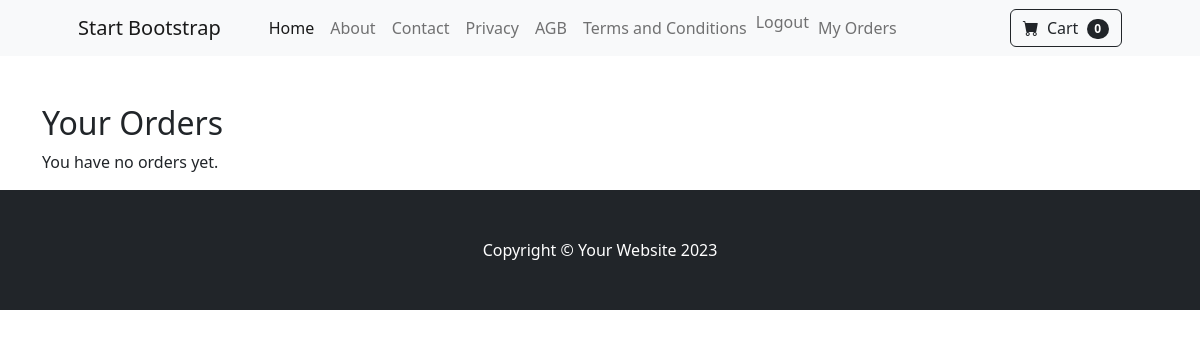
Page /orders/my-orders/ (signed in) on the earlier database version.
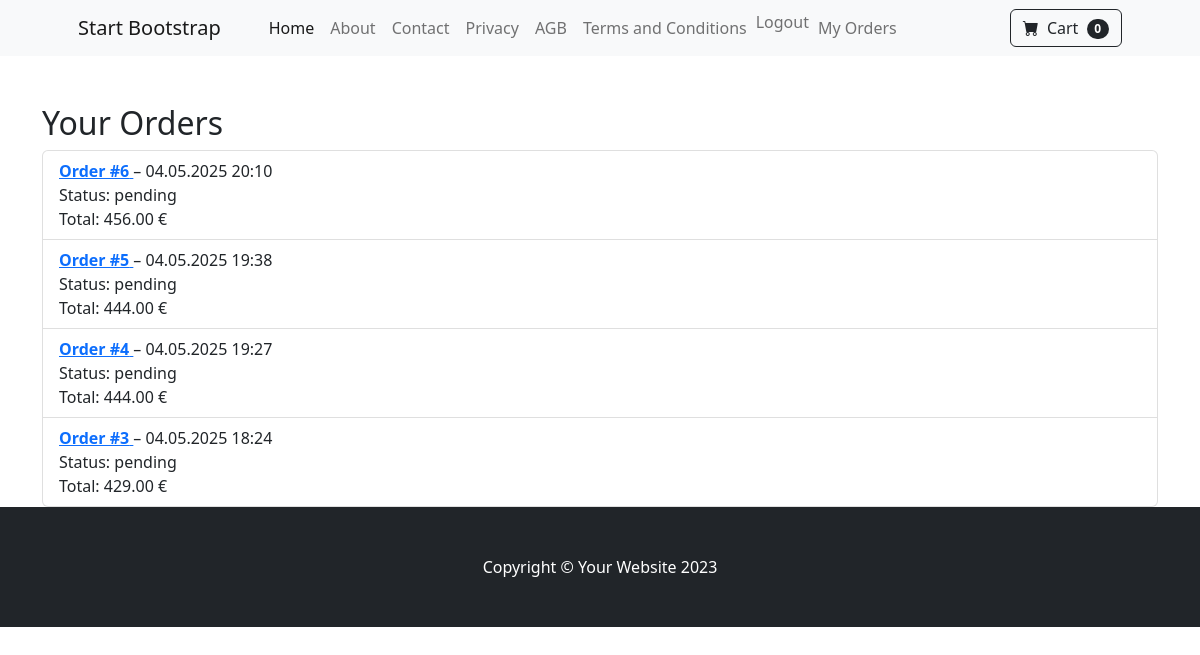
Same page on the later database version.
### orders/models.py (models this page shows)
class Order(models.Model):
    user = models.ForeignKey(settings.AUTH_USER_MODEL, on_delete=models.CASCADE)
    created_at = models.DateTimeField(auto_now_add=True)
    status = models.CharField(default='pending', max_length=20)
    total_price = models.DecimalField(max_digits=10, decimal_places=2)  # order total price

### orders/views.py (the view)
# urls.py: path('my-orders/', views.user_order_list_view, name='user_order_list'),
def user_order_list_view(request):
    orders = Order.objects.filter(user=request.user).order_by('-created_at')
    return render(request, 'user_order_list.html', {'orders': orders})

### orders/templates/user_order_list.html (shortened to what this page needs)
{% extends "base.html" %}
{% block content %}
<div class="container mt-5">
  <h2>Your Orders</h2>
  {% if orders %}
    <ul class="list-group">
      {% for order in orders %}
      <li class="list-group-item">
        <a href="{% url 'orders:user_order_detail' order.id %}">
          <strong>Order #{{ order.id }}</strong>
        </a> – {{ order.created_at|date:"d.m.Y H:i" }}<br />
        Status: {{ order.status }}<br />
        Total: {{ order.total_price }} €
      </li>
      {% endfor %}
    </ul>
  {% else %}
    <p>You have no orders yet.</p>
  {% endif %}
</div>
{% endblock %}

### shop/templates/base.html (shortened to what this page needs)
<!DOCTYPE html>
{% load static %}
<html lang="en">
  <head>
    <link href="https://cdn.jsdelivr.net/npm/bootstrap-icons@1.5.0/font/bootstrap-icons.css" rel="stylesheet" />
    <link rel="stylesheet" href="https://cdn.jsdelivr.net/npm/@eonasdan/tempus-dominus@6.8.2/dist/css/tempus-dominus.min.css" />
    <link rel="stylesheet" href="{% static 'css/styles.css' %}" />
  </head>
  <body>
    <nav class="navbar navbar-expand-lg navbar-light bg-light">
      <div class="container px-4 px-lg-5">
        <a class="navbar-brand" href="{% url 'shop:product_list' %}">Start Bootstrap</a>
        <div class="collapse navbar-collapse" id="navbarSupportedContent">
          <ul class="navbar-nav me-auto mb-2 mb-lg-0 ms-lg-4">
            <li class="nav-item">
              <a class="nav-link active" href="{% url 'shop:product_list' %}">Home</a>
            </li>
            <li class="nav-item"><a class="nav-link" href="{% url 'shop:about' %}">About</a></li>
            <li class="nav-item"><a class="nav-link" href="{% url 'shop:contact' %}">Contact</a></li>
            <li class="nav-item"><a class="nav-link" href="{% url 'shop:privacy' %}">Privacy</a></li>
            <li class="nav-item"><a class="nav-link" href="{% url 'shop:agb' %}">AGB</a></li>
            <li class="nav-item"><a class="nav-link" href="{% url 'shop:terms_and_conditions' %}">Terms and Conditions</a></li>
            {% if user.is_authenticated %}
            <li class="nav-item">
              <form method="POST" action="{% url 'accounts:logout' %}" style="display: inline;">
                <button type="submit" class="nav-link btn btn-link" style="display: inline; padding: 0; margin: 0;">Logout</button>
              </form>
            </li>
            <li class="nav-item">
              <a class="nav-link" href="{% url 'orders:user_order_list' %}">My Orders</a>
            </li>
            {% else %}
            <li class="nav-item"><a class="nav-link" href="{% url 'accounts:login' %}">Login</a></li>
            <li class="nav-item"><a class="nav-link" href="{% url 'accounts:email_check_sign_up' %}">Sign Up</a></li>
            {% endif %}
          </ul>
          <div class="d-flex">
            <a class="btn btn-outline-dark" href="{% url 'cart:cart_detail' %}">
              <i class="bi-cart-fill me-1"></i>
              Cart
              <span class="badge bg-dark text-white ms-1 rounded-pill">0</span>
            </a>
          </div>
        </div>
      </div>
    </nav>
    <main>{% block content %}{% endblock %}</main>
    <footer class="py-5 bg-dark mt-auto">
      <div class="container">
        <p class="m-0 text-center text-white">
          Copyright &copy; Your Website 2023
        </p>
      </div>
    </footer>
  </body>
</html>

Differences in the rows shown:
added Order: id "6", created_at "04.05.2025 20:10", status "pending", total_price "456.00"
added Order: id "5", created_at "04.05.2025 19:38", status "pending", total_price "444.00"
added Order: id "4", created_at "04.05.2025 19:27", status "pending", total_price "444.00"
added Order: id "3", created_at "04.05.2025 18:24", status "pending", total_price "429.00"
Other differences:
text no longer shown: "You have no orders yet."
